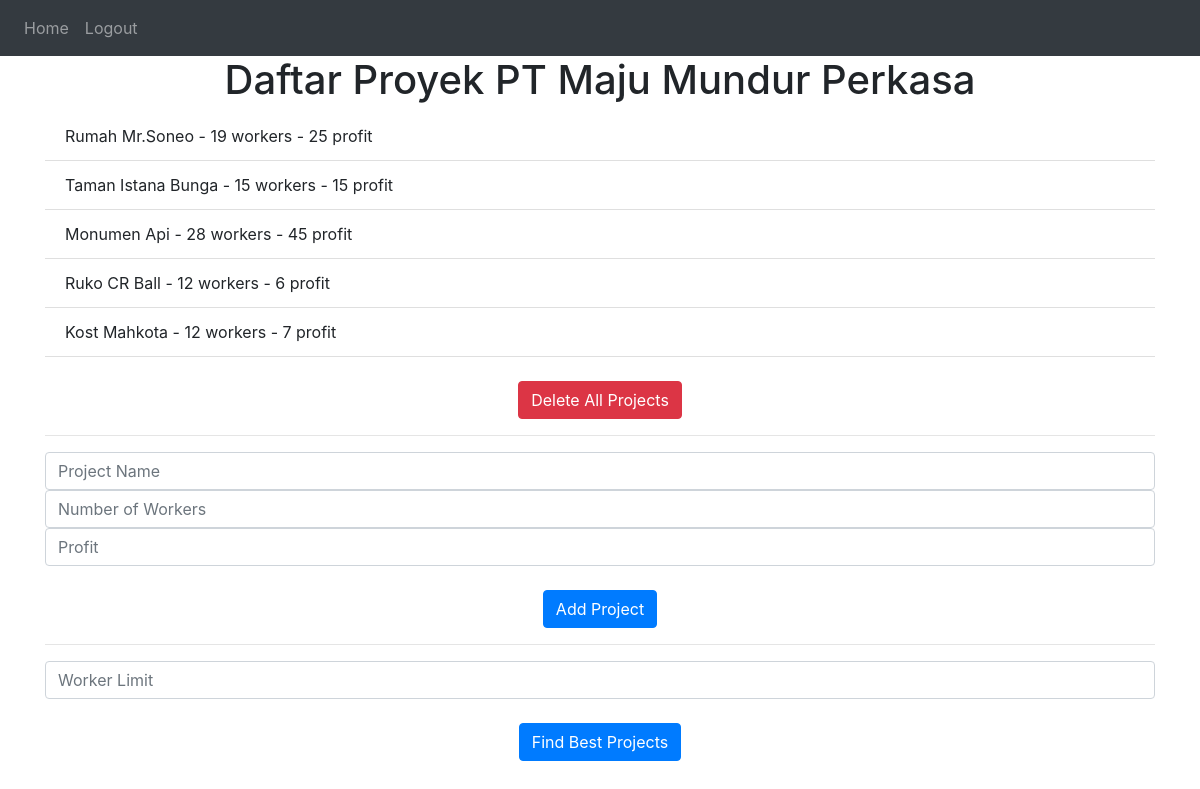
Screenshot of / (signed in) with the database file from the repository.
### website/models.py (models this page shows)
class Note(db.Model):
    id = db.Column(db.Integer, primary_key=True)
    project_name = db.Column(db.String(100))
    workers = db.Column(db.Integer)
    profit = db.Column(db.Integer)
    date = db.Column(db.DateTime(timezone=True), default=func.now())
    user_id = db.Column(db.Integer, db.ForeignKey('user.id'))

### website/views.py (the view, shortened to what this page needs)
@views.route('/', methods=['GET', 'POST'])
@login_required
def home():
    return render_template('home.html', user=current_user)

### website/__init__.py (called while the page is built)
def create_app():
    app = Flask(__name__)
    app.config['SECRET_KEY'] = 'qwertyuiop'
    app.config['SQLALCHEMY_DATABASE_URI'] = f'sqlite:///{DB_NAME}'
    db.init_app(app)
    migrate.init_app(app, db)
    from .views import views
    from .auth import auth
    app.register_blueprint(views, url_prefix='/')
    app.register_blueprint(auth, url_prefix='/')
    from .models import User, Note
    create_database(app)
    login_manager = LoginManager()
    login_manager.login_view = 'auth.login'
    login_manager.init_app(app)
    @login_manager.user_loader
    def load_user(id):
        return User.query.get(int(id))
    return app

### website/templates/home.html (shortened to what this page needs)
{% extends "base.html" %}
{% block content %}
    <h1 align="center">Daftar Proyek PT Maju Mundur Perkasa</h1>
    <ul class="list-group list-group-flush" id="notes">
        {% for note in user.notes %}
        <li class="list-group-item">
            {{ note.project_name }} - {{ note.workers }} workers - {{ note.profit }} profit
        </li>
        {% endfor %}
    </ul>
    <form method="POST" action="{{ url_for('views.delete_notes') }}">
        <br />
        <div align="center">
            <button type="submit" class="btn btn-danger">Delete All Projects</button>
        </div>
    </form>
    <hr>
    <form method="POST">
        <input type="text" name="project_name" id="project_name" class="form-control" placeholder="Project Name" required>
        <input type="number" name="workers" id="workers" class="form-control" placeholder="Number of Workers" required>
        <input type="number" name="profit" id="profit" class="form-control" placeholder="Profit" required>
        <br />
        <div align="center">
            <button type="submit" class="btn btn-primary">Add Project</button>
        </div>
    </form>
    <hr>
    <form method="POST" action="{{ url_for('views.search') }}">
        <input type="number" name="worker_limit" id="worker_limit" class="form-control" placeholder="Worker Limit" required>
        <br />
        <div align="center">
            <button type="submit" class="btn btn-primary">Find Best Projects</button>
        </div>
    </form>
{% endblock %}

### website/templates/base.html (shortened to what this page needs)
<!DOCTYPE html>
<html>
<head>
    <link rel="stylesheet" href="https://stackpath.bootstrapcdn.com/bootstrap/4.4.1/css/bootstrap.min.css">
    <link rel="stylesheet" href="https://stackpath.bootstrapcdn.com/font-awesome/4.7.0/css/font-awesome.min.css">
</head>
<body>
<nav class="navbar navbar-expand-lg navbar-dark bg-dark">
    <div class="collapse navbar-collapse" id="navbar">
        <div class="navbar-nav">
            {% if user.is_authenticated %}
                <a class="nav-item nav-link" id="home" href="/">Home</a>
                <a class="nav-item nav-link" id="logout" href="/logout">Logout</a>
            {% else %}
                <a class="nav-item nav-link" id="login" href="/login">Login</a>
                <a class="nav-item nav-link" id="signUp" href="/signup">Sign Up</a>
            {% endif %}
        </div>
    </div>
</nav>
<div class="container">
    {% block content %}{% endblock %}
</div>

### rows the page displays
Note: project_name "Rumah Mr.Soneo", workers "19", profit "25"
Note: project_name "Taman Istana Bunga", workers "15", profit "15"
Note: project_name "Monumen Api", workers "28", profit "45"
Note: project_name "Ruko CR Ball", workers "12", profit "6"
Note: project_name "Kost Mahkota", workers "12", profit "7"
